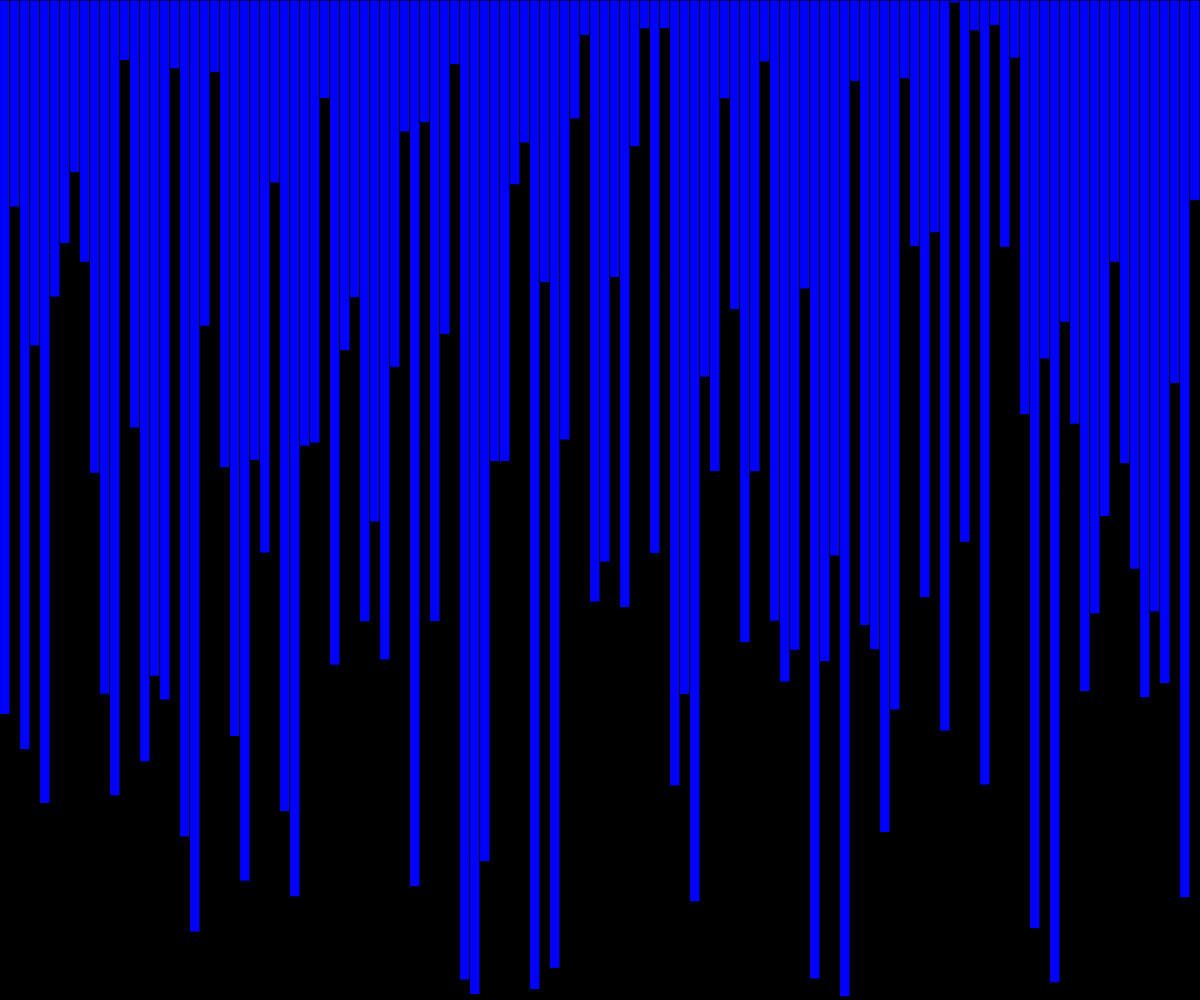
Frame 1 (no input)
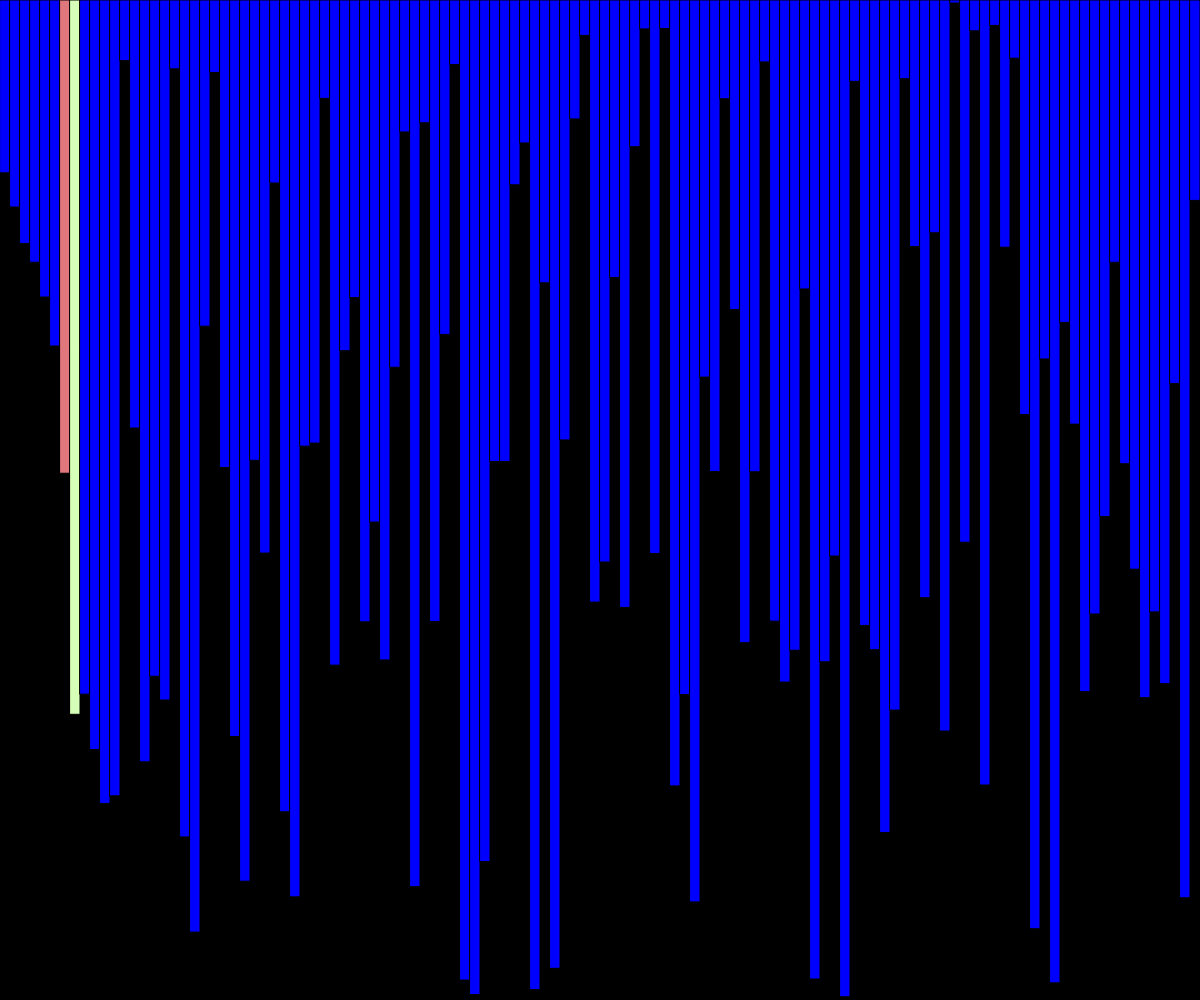
Frame 60 (no input)
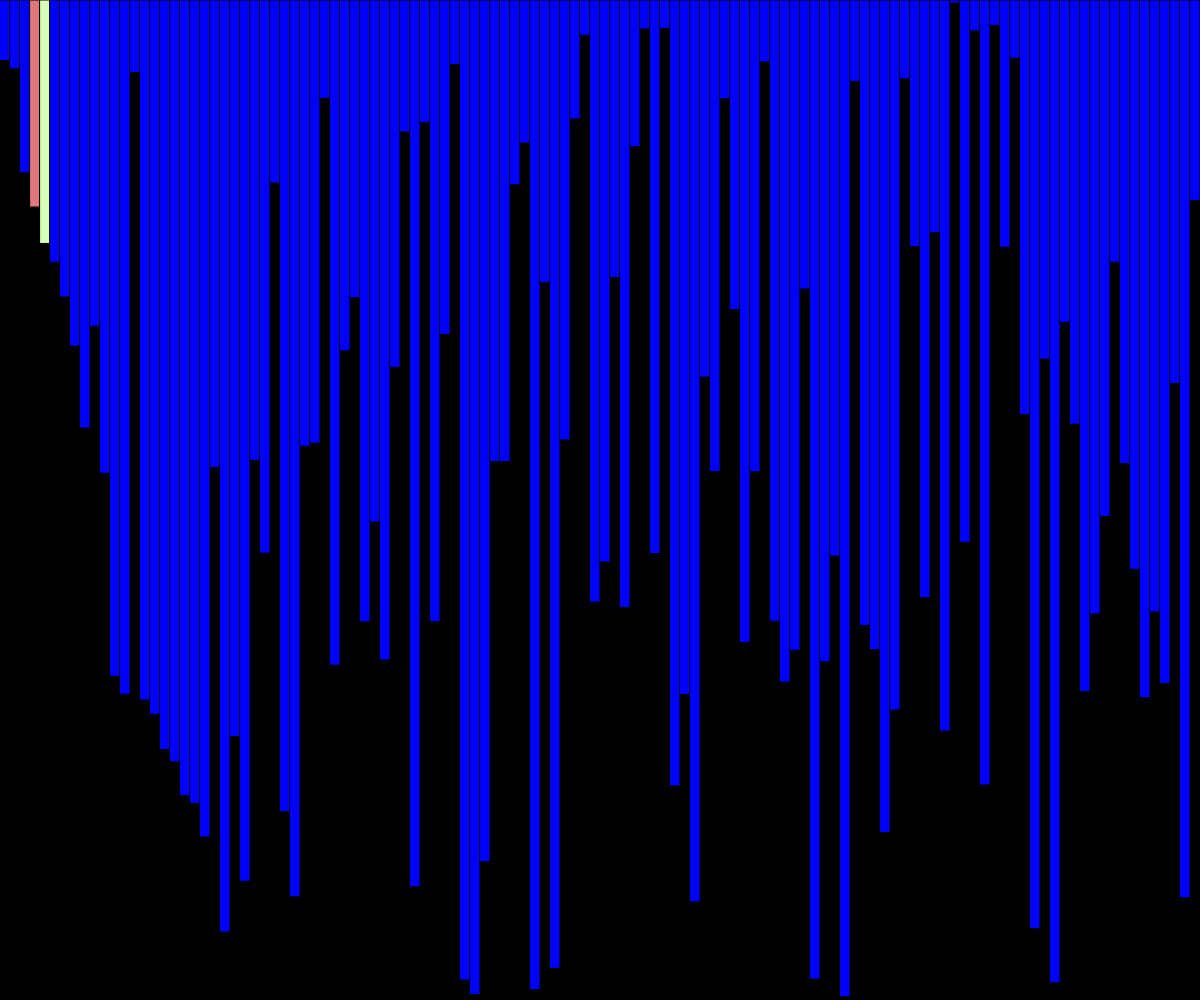
Frame 120 (the mouse pressed at the canvas centre since frame 60)

The p5.js sketch that drew these frames (run headless with seeded random() and noise() and a simulated clock; from frame 60 on, the mouse is pressed at the canvas centre):

// p5.js sketch
// ── sketch.js


let values = [];
let w=10;
let i = 0;
let j = 0;
  let a,b;
  let l=1;
function setup() {
  createCanvas(windowWidth, windowHeight);
  frameRate(30);
  values = new Array(floor(width / w));
  for (let i = 0; i < values.length; i++) {
    values[i] = random(height);
  }

}

function draw() {
  background(0);
BubleSort();


  for (let i = 0; i < values.length; i++) {

      if (values[i] ==a) {
        fill('#E0777D');
      } else if (values[i] == b) {
        fill('#D6FFB7');
      } else {
        fill(0,0,255);
      }
      

        rect(i * w, 0, w, values[i]);
  }
  
}
 async function BubleSort() {
  if (i < values.length) {
l=i+1;
    await sleep(50);
for (let j = 0; j < values.length- 1; j++) {


await sleep(150);
       a = values[j];
       b = values[j + 1];

      if (a > b) {


         swap(values, j, j + 1);
      }
    }
  } else {
    console.log("finished");
    noLoop();

  }
  i++;

}
  async function swap(arr, a, b) {
//await sleep(1000);
  let temp = arr[a];
  arr[a] = arr[b];
  arr[b] = temp;
}
function sleep(ms) {
  return new Promise(resolve => setTimeout(resolve, ms));
}
